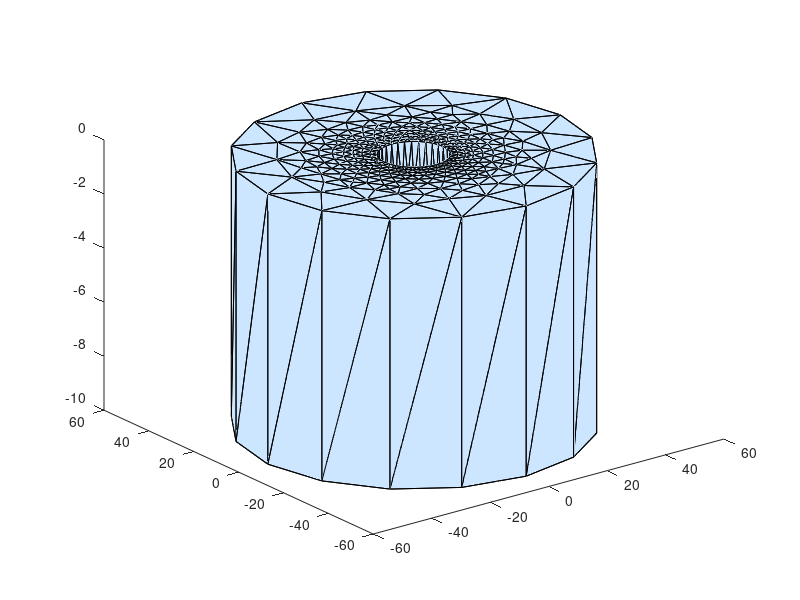

The MATLAB script that drew this image: (Note: this script raises an error after producing the figure.)
function [ VERTEX,EPV,NoP,NoV,...
    FS,Body,Lateral,Bottom ] = MeshPostProcessing(R_D,H_D)
%This Function Post processes the mesh wich is generated by a mesh
%generator function

%   INPUT ::
%            D,R_D  :: Depth of the Sea,Radius of the Domain
%            a      :: Radius of Sphere
%   OUTPUT ::
%            VERTEX :: the coordinates of each Vertex 
%            EPV    :: number of vertices of each panel.
%                      Marking is done CCW.
%            NoP    :: Number of Panels
%            NoV    :: Number of Vertices
%            Top    :: Indices of Panels which are located on Top face
%            Bottom :: Indices of Panels which are located on Bottom face
%            Lateral:: Indices of Panels which are located on Radius of
%                      the Doamin
%            Body   :: Indices of Panels which are located on Body faces

% Transforming coordinates

load('CylVeryFineMesh');

% VERTEX = a * VERTEX;
% VERTEX = round(VERTEX * 1e2)/1e2;

% Displaying Mesh
figure(11);
patch('faces',EPV,'vertices',VERTEX,'facecol',[.8,.9,1],'edgecol','k');
view(3);
% axis vis3d;

NoP = size(EPV,1);
NoV = size(VERTEX,1);

% Discrimination of Panels for different faces 
FS      = zeros(NoP,1);
Bottom  = zeros(NoP,1);
Lateral = zeros(NoP,1);
Body    = zeros(NoP,1);

for ii=1:size(EPV,1)
    
    X1 = VERTEX(EPV(ii,:),1);
    X2 = VERTEX(EPV(ii,:),2);
    X3 = VERTEX(EPV(ii,:),3);
    
    is1 = find( abs(X3)<1e-4 );
    is2 = find( abs(X3+H_D)<1e-4 );
    
    rr = sqrt(X2.^2 + X1.^2);
    is3 = find( abs(rr-R_D)<1e-4 );
    
    if ( size(is1,1)>2 )
        FS(ii) = ii;
    elseif ( size(is2,1)>2 )
        Bottom(ii) = ii; 
    elseif ( size(is3,1)>2 )
        Lateral(ii) = ii;
    else
        Body(ii) = ii;
    end
    
end

FS      = FS     ( FS     ~=0 );
Bottom  = Bottom ( Bottom ~=0 );
Lateral = Lateral( Lateral~=0 );
Body    = Body   ( Body   ~=0 );

end

